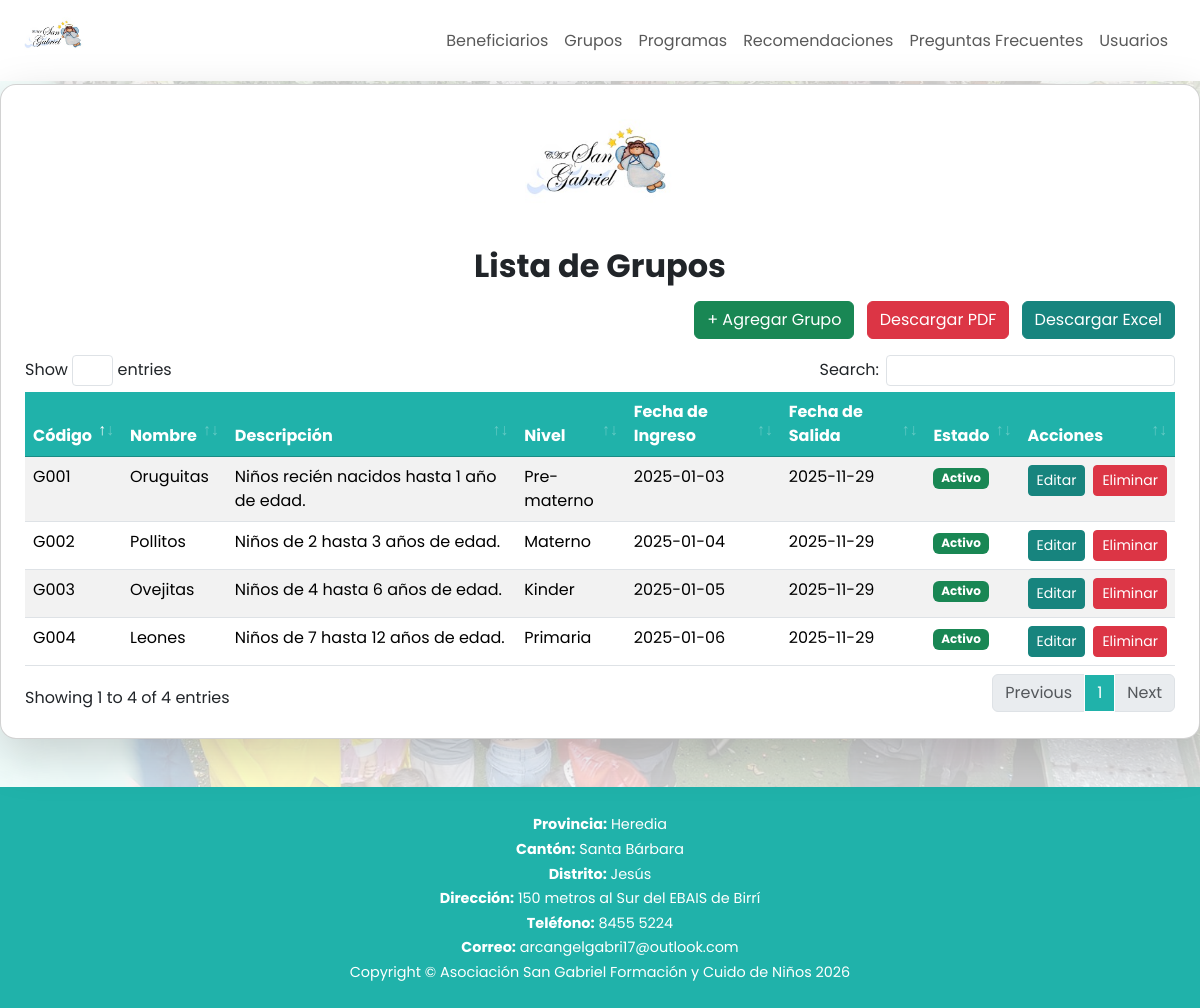
Page /Views/Grupos/listaGrupos.php (signed in) on the committed database.
### tables this page shows
CREATE TABLE `tbl_grupos` (
  `id_grupo` int NOT NULL,
  `codigo` varchar(10) NOT NULL,
  `nombre` varchar(50) NOT NULL,
  `descripcion` text,
  `nivel` varchar(50) DEFAULT NULL,
  `fecha_inicio` date DEFAULT NULL,
  `fecha_fin` date DEFAULT NULL,
  `estado` tinyint(1) DEFAULT '1'
);

### Views/Grupos/listaGrupos.php (the view, shortened to what this page needs)
<?php
$cn = abrirConexion();
$resultado = $cn->query("SELECT id_grupo, codigo, nombre, descripcion, nivel, fecha_inicio, fecha_fin, estado
                         FROM tbl_grupos
                         ORDER BY id_grupo DESC");
?>
<!DOCTYPE html>
<html lang="en">
<head>
    <link href="../../Assets/css/bootstrap.min.css" rel="stylesheet">
    <link href="../../Assets/css/customStyles/listaGruposStyle.css" rel="stylesheet">
    <link href="../../Assets/vendor/datatables/dataTables.bootstrap4.min.css" rel="stylesheet">
</head>
<body>
    <nav>
        <?php include '../Layout/Navbars/navbar2.php' ?>
    </nav>
   <main>
        <div class="card p-4 shadow-lg mb-5">
            <img src="../../Assets/img/logo.png" alt="SANGABRIEL Logo" class="d-block mx-auto mb-3" style="width: 150px;">
            <h2 class="fw-bold text-center mb-3">Lista de Grupos</h2>
            <div class="mb-3 text-end">
                <a href="../Grupos/agregarGrupo.php" class="btn btn-success">+ Agregar Grupo</a>
                <a href="exportarGruposPDF.php" class="btn btn-danger ms-2">Descargar PDF</a>
                <a href="exportarGruposExcel.php" class="btn btn-primary ms-2">Descargar Excel</a>
            </div>
            <div class="table-responsive">
                <table id="tablaGrupos" class="table table-striped table-hover">
                    <thead>
                        <tr>
                            <th>Código</th>
                            <th>Nombre</th>
                            <th>Descripción</th>
                            <th>Nivel</th>
                            <th>Fecha de Ingreso</th>
                            <th>Fecha de Salida</th>
                            <th>Estado</th>
                            <th>Acciones</th>
                        </tr>
                    </thead>
                    <tbody>
                        <?php if ($resultado && $resultado->num_rows): ?>
                            <?php while ($u = $resultado->fetch_assoc()): ?>
                                <tr>
                                    <td><?= htmlspecialchars($u["codigo"]) ?></td>
                                    <td><?= htmlspecialchars($u["nombre"]) ?></td>
                                    <td><?= htmlspecialchars($u["descripcion"]) ?></td>
                                    <td><?= htmlspecialchars($u["nivel"]) ?></td>
                                    <td><?= htmlspecialchars($u["fecha_inicio"]) ?></td>
                                    <td><?= htmlspecialchars($u["fecha_fin"]) ?></td>
                                    <td>
                                        <span class="badge bg-<?= $u["estado"] ? 'success' : 'secondary' ?>">
                                            <?= $u["estado"] ? 'Activo' : 'Inactivo' ?>
                                        </span>
                                    </td>
                                    <td>
                                        <div class="d-flex gap-2 justify-content-center">
                                            <a href="editarGrupo.php?id=<?= $u['id_grupo'] ?>" class="btn btn-primary btn-sm">
                                                Editar
                                            </a>
                                            <a href="eliminarGrupo.php?id=<?= $u['id_grupo'] ?>" class="btn btn-danger btn-sm" onclick="return confirm('¿Seguro que deseas eliminar este grupo?')">
                                                Eliminar
                                            </a>
                                        </div>
                                    </td>
                                </tr>
                            <?php endwhile; ?>
                        <?php else: ?>
                            <tr>
                                <td colspan="8" class="text-center">Sin Grupos</td>
                            </tr>
                        <?php endif; ?>
                    </tbody>
                </table>
            </div>
        </div>
    </main>
    <footer>
        <?php include '../Layout/footer.php' ?>
    </footer>
</body>
</html>

### Views/Layout/Navbars/navbar2.php (shortened to what this page needs)
<?php
$rol = $_SESSION['id_rol'];
?>
<nav class="navbar navbar-expand-lg navbar-light px-4">
    <a class="navbar-brand" href="../home.php">
        <img src="../../Assets/img/logo.png" alt="SANGABRIEL Logo">
    </a>
    <div class="collapse navbar-collapse justify-content-end" id="navbarNav">
        <ul class="navbar-nav">
            <?php if ($rol == 1): ?>
                <li class="nav-item"><a class="nav-link" href="../Beneficiarios/listaBeneficiarios.php">Beneficiarios</a></li>
                <li class="nav-item"><a class="nav-link" href="../Grupos/listaGrupos.php">Grupos</a></li>
                <li class="nav-item"><a class="nav-link" href="../Programas/listaProgramas.php">Programas</a></li>
                <li class="nav-item"><a class="nav-link" href="../recomendaciones.php">Recomendaciones</a></li>
                <li class="nav-item"><a class="nav-link" href="../faqs.php">Preguntas Frecuentes</a></li>
                <li class="nav-item"><a class="nav-link" href="../Usuarios/listaUsuarios.php">Usuarios</a></li>
            <?php endif; ?>
        </ul>
    </div>
</nav>

### Views/Layout/footer.php
<?php
$info = [
    "Provincia" => "Heredia",
    "Cantón" => "Santa Bárbara",
    "Distrito" => "Jesús",
    "Dirección" => "150 metros al Sur del EBAIS de Birrí",
    "Teléfono" => "8455 5224",
    "Correo" => "arcangelgabri17@outlook.com"
];
?>
<footer>
    <?php foreach ($info as $label => $value): ?>
        <p><strong><?php echo $label; ?>:</strong> <?php echo $value; ?> </p>
    <?php endforeach; ?>
    <span>Copyright &copy;
        Asociación San Gabriel Formación y Cuido de Niños <?php echo date("Y"); ?>
    </span>
</footer>

### Assets/css/customStyles/listaGruposStyle.css (style rules this page uses)
body { font-family: 'Poppins', sans-serif; background-color: #f0f9ff; }
.navbar { background-color: #fff; box-shadow: 0 4px 6px rgba(0, 0, 0, 0.05); }
.navbar-brand img { height: 50px; width: auto; max-width: 100%; margin-bottom: 5px; }
main { background: url("../../img/background.jpg") center no-repeat; background-size: cover; min-height: 80vh; position: relative; display: flex; align-items: center; justify-content: center; }
main::before { content: ""; position: absolute; top: 0; left: 0; width: 100%; height: 100%; background-color: rgba(255, 255, 255, 0.8); z-index: 1; }
main>* { position: relative; z-index: 2; }
.card { padding: 2rem; margin-top: 3px; width: 100%; max-width: 1500px; border-radius: 1rem; box-shadow: 0 4px 10px rgba(0, 0, 0, 0.1); }
.btn-primary { background-color: #17847e; border-color: #17847e; }
#tablaGrupos thead th { background-color: #20b2aa !important; color: #fff !important; border-color: #198c85 !important; }
#tablaGrupos tbody tr:nth-child(odd) { background: #f0fbfa; }
footer { background-color: #20b2aa; color: white; padding: 12px 20px; text-align: center; font-size: 0.9rem; }
footer p { margin: 3px 0; }

### rows in the picture
tbl_grupos: codigo "G004", nombre "Leones", descripcion "Niños de 7 hasta 12 años de edad.", nivel "Primaria", fecha_inicio "2025-01-06", fecha_fin "2025-11-29", estado "Activo"
tbl_grupos: codigo "G003", nombre "Ovejitas", descripcion "Niños de 4 hasta 6 años de edad.", nivel "Kinder", fecha_inicio "2025-01-05", fecha_fin "2025-11-29", estado "Activo"
tbl_grupos: codigo "G002", nombre "Pollitos", descripcion "Niños de 2 hasta 3 años de edad.", nivel "Materno", fecha_inicio "2025-01-04", fecha_fin "2025-11-29", estado "Activo"
tbl_grupos: codigo "G001", nombre "Oruguitas", descripcion "Niños recién nacidos hasta 1 año de edad.", nivel "Pre-materno", fecha_inicio "2025-01-03", fecha_fin "2025-11-29", estado "Activo"

### other values in the picture
$label "Provincia"
$value "Heredia"
$label "Cantón"
$value "Santa Bárbara"
$label "Distrito"
$value "Jesús"
$label "Dirección"
$value "150 metros al Sur del EBAIS de Birrí"
$label "Teléfono"
$value "8455 5224"
$label "Correo"
$value "arcangelgabri17@outlook.com"
